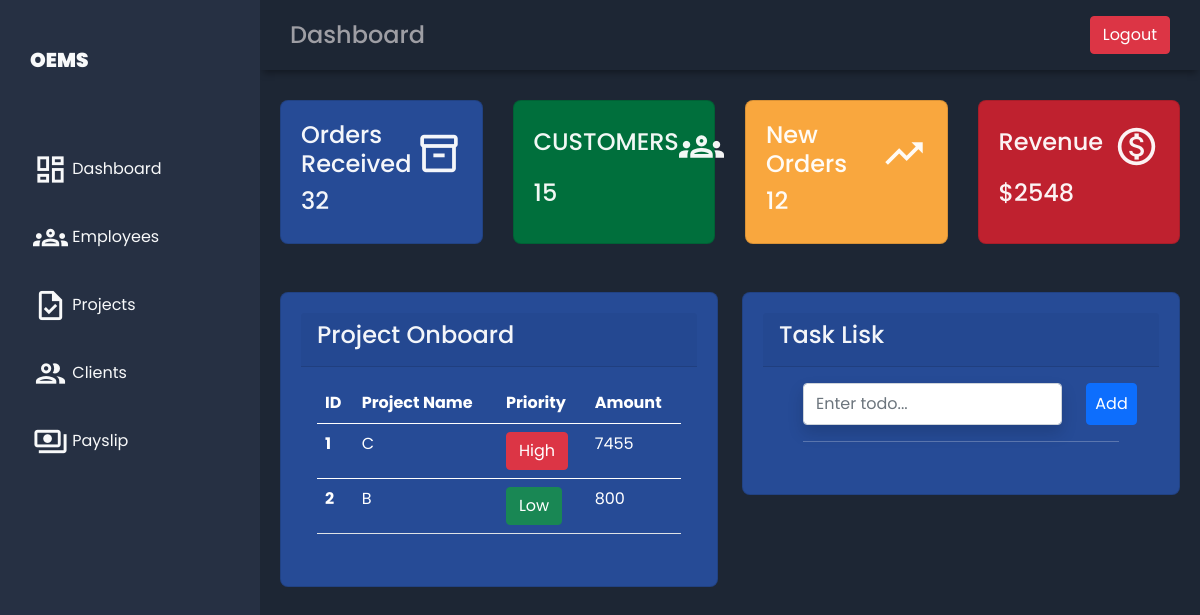
/dashboard/, run on the app's committed database.
### emp_app/models.py (models this page shows, shortened)
class Project(models.Model):
    project_name = models.CharField(max_length= 100, null= True)
    project_details = models.TextField(blank=True, max_length=255)
    amount = models.IntegerField(default=0)
    priority = models.CharField(max_length=100,null=True, blank=True)
    client_name = models.ForeignKey(Client, on_delete=models.CASCADE)

### emp_app/views.py (the view)
# urls.py: path('dashboard/',dashboard, name='dashboard'),
def dashboard(request):
    projects = Project.objects.all()
    context = {
        'projects': projects
    }
    return render(request, 'employees/dashboard.html',context)

### templates/employees/dashboard.html (shortened to what this page needs)
{% extends "employees/base.html" %}
{% load static %}
{% block header %}Dashboard{% endblock %}
{% block content %}
<link rel="stylesheet" href="{% static '/css/dashboard.css' %}">
<main class="main-container">
  <div class="main-cards">
    <div class="card">
      <div class="card-inner">
        <h4>Orders Received</h4>
        <span class="material-icons-outlined">inventory_2</span>
      </div>
      <h4>32</h4>
    </div>
    <div class="card">
      <div class="card-inner">
        <h4>CUSTOMERS</h4>
        <span class="material-icons-outlined">groups</span>
      </div>
      <h4>15</h4>
    </div>
    <div class="card">
      <div class="card-inner">
        <h4>New Orders</h4>
        <span class="material-icons-outlined">trending_up</span>
      </div>
      <h4>12</h4>
    </div>
    <div class="card">
      <div class="card-inner">
        <h4>Revenue</h4>
        <span class="material-icons-outlined">monetization_on</span>
      </div>
      <h4>$2548</h4>
    </div>
  </div>
  <div class="row mt-5">
    <div class="col-sm-6">
      <div class="card">
        <div class="card-header"><h4>Project Onboard</h4></div>
        <div class="card-body">
          <table class="table text-white">
            <thead>
              <tr>
                <th scope="col">ID</th>
                <th scope="col">Project Name</th>
                <th scope="col">Priority</th>
                <th scope="col">Amount</th>
              </tr>
            </thead>
            {% for project in projects %}
            <tbody>
            <tr>
              <th scope="row">{{forloop.counter}}</th>
              <td>{{project.project_name}}</td>
              <td>{% if project.priority %}
                <span type="button" class="btn btn-danger">High</span>
                {% else %}
                <span type="button" class="btn btn-success">Low</span>
                {% endif %}
                </td>
              <td>{{project.amount}}</td>
            </tr>
            {% endfor %}
            </tbody>
          </table>
        </div>
      </div>
    </div>
    <div class="col-sm-6">
      <div class="card">
        <div class="card-header"><h4>Task Lisk</h4></div>
        <div class="card-body">
          <div class="container rounded-3" style="height:auto;">
            <div>
        <div class="row">
                <div class="col-10">
                  <input class=" py-2 form-control shadow" placeholder="Enter todo..." type="text" id="inputText">
                </div>
                <div class="col-2">
                    <button onclick="addList()" class="p-2 btn btn-primary"> Add </button>
                </div>
            </div>
        </div>
            <hr>
          </div>
        </div>
      </div>
    </div>
  </div>
  </div>
{% endblock %}

### static/css/base.css (style rules this page uses)
body { margin: 0; padding: 0; background-color: #1d2634; color: #9e9ea4; font-family: 'Poppins', sans-serif; }
.material-icons-outlined { vertical-align: middle; line-height: 1px; font-size: 35px; }

### static/css/dashboard.css (style rules this page uses)
.main-container { grid-area: main; overflow-y: auto; padding: 20px 20px; color: rgba(255, 255, 255, 0.95); }
.main-cards { display: grid; grid-template-columns: 1fr 1fr 1fr 1fr; gap: 30px; margin: 10px 0; }
.card { display: flex; flex-direction: column; justify-content: space-around; padding: 20px; border-radius: 8px; }
.card:first-child { background-color: #264b96; }
.card:nth-child(2) { background-color: #006f3c; }
.card:nth-child(3) { background-color: #f9a73e; }
.card:nth-child(4) { background-color: #bf212f; }
.card-inner { display: flex; align-items: center; justify-content: space-between; }
.card-inner > .material-icons-outlined { font-size: 45px; }

### data on the page
Project: project_name "C", priority "High", amount "7455"
Project: project_name "B", priority "Low", amount "800"
